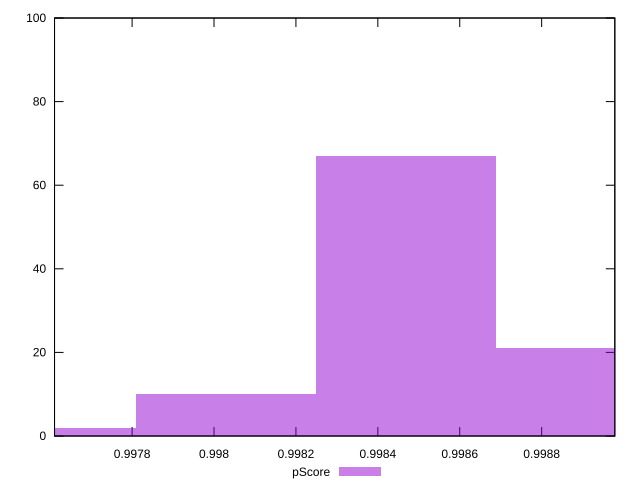

gnuplot code for this plot:
reset

$pScore <<EOF
0.9989078535996307 21
0.9984681934527999 67
0.9980285333059692 10
0.9975888731591384 2
EOF

set key outside below
set boxwidth 0.0004396601468308234
set xrange [0.9976105978692127:0.9989786639992547]
set yrange [0:100]
set trange [0:100]
set style fill transparent solid 0.5 noborder
set terminal svg size 640, 490 enhanced background rgb 'white'
set output "report_00008_2021-01-22T20:58:29.167/mainthread-work-breakdown/samples/pages+cached+noexternal/pScore/histogram.svg"

plot $pScore title "pScore" with boxes

reset
